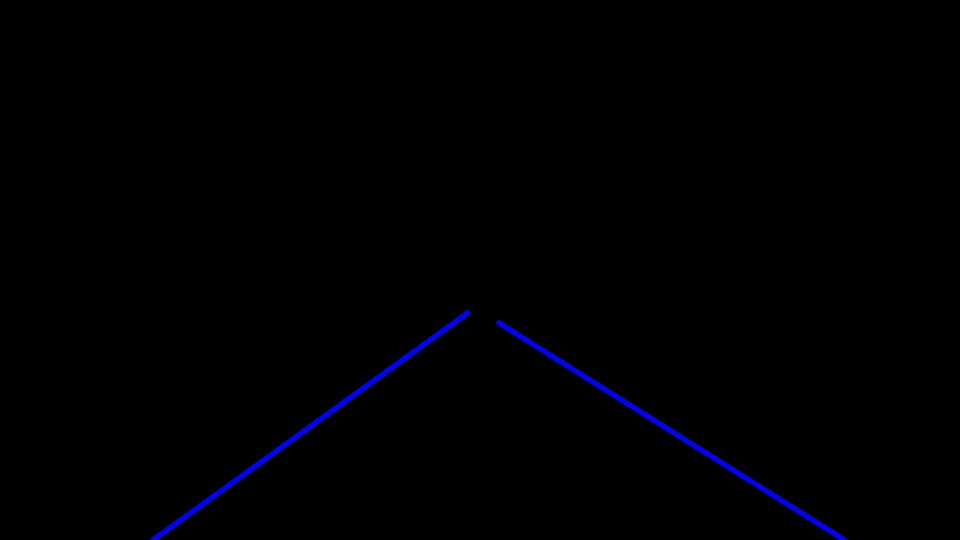
#> input picture test_images/solidYellowCurve_hough.jpg, 960 x 540 px; its folder holds only this picture in this run
$ jupyter execute --allow-errors P1.ipynb   (shell and % lines are left out)
#> lines starting #> are read from the running program, lines starting #| are printed output that depends on the picture; after the words box and inside, x2 and y2 are one past the last pixel; in counts of white or black regions, pixels touching at a corner belong together
# Self-Driving Car Engineer Nanodegree

## Project: **Finding Lane Lines on the Road**
***
In this project, you will use the tools you learned about in the lesson to identify lane lines on the road.  You can develop your pipeline on a series of individual images, and later apply the result to a video stream (really just a series of images). Check out the video clip "raw-lines-example.mp4" (also contained in this repository) to see what the output should look like after using the helper functions below.

Once you have a result that looks roughly like "raw-lines-example.mp4", you'll need to get creative and try to average and/or extrapolate the line segments you've detected to map out the full extent of the lane lines.  You can see an example of the result you're going for in the video "P1_example.mp4".  Ultimately, you would like to draw just one line for the left side of the lane, and one for the right.

In addition to implementing code, there is a brief writeup to complete. The writeup should be completed in a separate file, which can be either a markdown file or a pdf document. There is a [write up template](https://github.com/udacity/CarND-LaneLines-P1/blob/master/writeup_template.md) that can be used to guide the writing process. Completing both the code in the Ipython notebook and the writeup template will cover all of the [rubric points](https://review.udacity.com/#!/rubrics/322/view) for this project.

---
Let's have a look at our first image called 'test_images/solidWhiteRight.jpg'.  Run the 2 cells below (hit Shift-Enter or the "play" button above) to display the image.

**Note: If, at any point, you encounter frozen display windows or other confounding issues, you can always start again with a clean slate by going to the "Kernel" menu above and selecting "Restart & Clear Output".**

---

**The tools you have are color selection, region of interest selection, grayscaling, Gaussian smoothing, Canny Edge Detection and Hough Tranform line detection.  You  are also free to explore and try other techniques that were not presented in the lesson.  Your goal is piece together a pipeline to detect the line segments in the image, then average/extrapolate them and draw them onto the image for display (as below).  Once you have a working pipeline, try it out on the video stream below.**

---

<figure>

 <figcaption>
 <p></p>
 <p style="text-align: center;"> Your output should look something like this (above) after detecting line segments using the helper functions below </p>
 </figcaption>
</figure>
 <p></p>
<figure>

 <figcaption>
 <p></p>
 <p style="text-align: center;"> Your goal is to connect/average/extrapolate line segments to get output like this</p>
 </figcaption>
</figure>

**Run the cell below to import some packages.  If you get an `import error` for a package you've already installed, try changing your kernel (select the Kernel menu above --> Change Kernel).  Still have problems?  Try relaunching Jupyter Notebook from the terminal prompt.  Also, consult the forums for more troubleshooting tips.**

## Import Packages

[cell 1]
#importing some useful packages
import matplotlib.pyplot as plt
import matplotlib.image as mpimg
import numpy as np
import cv2

## Read in an Image

#> (a cell that did not finish here is left out)

## Ideas for Lane Detection Pipeline

**Some OpenCV functions (beyond those introduced in the lesson) that might be useful for this project are:**

`cv2.inRange()` for color selection
`cv2.fillPoly()` for regions selection
`cv2.line()` to draw lines on an image given endpoints
`cv2.addWeighted()` to coadd / overlay two images
`cv2.cvtColor()` to grayscale or change color
`cv2.imwrite()` to output images to file
`cv2.bitwise_and()` to apply a mask to an image

**Check out the OpenCV documentation to learn about these and discover even more awesome functionality!**

## Helper Functions

Below are some helper functions to help get you started. They should look familiar from the lesson!

[cell 3]
from collections import defaultdict
import math

def grayscale(img):
    """Applies the Grayscale transform
    This will return an image with only one color channel
    but NOTE: to see the returned image as grayscale
    (assuming your grayscaled image is called 'gray')
    you should call plt.imshow(gray, cmap='gray')"""
    return cv2.cvtColor(img, cv2.COLOR_RGB2GRAY)
    # Or use BGR2GRAY if you read an image with cv2.imread()
    # return cv2.cvtColor(img, cv2.COLOR_BGR2GRAY)

def canny(img, low_threshold, high_threshold):
    """Applies the Canny transform"""
    return cv2.Canny(img, low_threshold, high_threshold)

def gaussian_blur(img, kernel_size):
    """Applies a Gaussian Noise kernel"""
    return cv2.GaussianBlur(img, (kernel_size, kernel_size), 0)

def region_of_interest(img, vertices):
    """
    Applies an image mask.

    Only keeps the region of the image defined by the polygon
    formed from `vertices`. The rest of the image is set to black.
    `vertices` should be a numpy array of integer points.
    """
    #defining a blank mask to start with
    mask = np.zeros_like(img)

    #defining a 3 channel or 1 channel color to fill the mask with depending on the input image
    if len(img.shape) > 2:
        channel_count = img.shape[2]  # i.e. 3 or 4 depending on your image
        ignore_mask_color = (255,) * channel_count
    else:
        ignore_mask_color = 255

    #filling pixels inside the polygon defined by "vertices" with the fill color
    cv2.fillPoly(mask, vertices, ignore_mask_color)

    #returning the image only where mask pixels are nonzero
    masked_image = cv2.bitwise_and(img, mask)
    return masked_image

def extrapolate(lines, image_shape, decimals=0):
    """
    Compares the slopes of each line segment and merges them if the slopes are equal up
    to decimals precision
    """
    groups = defaultdict(list)
    for line in lines:
        for x1,y1,x2,y2 in line:
            slope = (y2-y1)/(x2-x1)
            if abs(slope) > 0.5:
                groups[round(slope, decimals)].append((x1,y1,x2,y2))

    get_coords = lambda n: (line[n] for line in group_lines)
    new_lines = np.empty((0,4), np.uint16)
    for slope, group_lines in groups.items():
        x1s = get_coords(0)
        y1s = get_coords(1)
        x2s = get_coords(2)
        y2s = get_coords(3)
        x1, x2 = min(x1s), max(x2s)
        y1, y2 =  (max(y1s), min(y2s)) if slope < 0 else (min(y1s), max(y2s))
        new_slope = (y2-y1)/(x2-x1)
        if y1 < y2:
            y2 = image_shape[0]
            x2 = np.uint16(x1 + (y2-y1)/new_slope)
        else:
            y1 = image_shape[0]
            x1 = np.uint16(x2 + (y1-y2)/new_slope)
        new_lines = np.vstack((new_lines, np.array([[x1,y1,x2,y2]])))
    return [new_lines]


def draw_lines(img, lines, color=[255, 0, 0], thickness=3):
    """
    NOTE: this is the function you might want to use as a starting point once you want to
    average/extrapolate the line segments you detect to map out the full
    extent of the lane (going from the result shown in raw-lines-example.mp4
    to that shown in P1_example.mp4).

    Think about things like separating line segments by their
    slope ((y2-y1)/(x2-x1)) to decide which segments are part of the left
    line vs. the right line.  Then, you can average the position of each of
    the lines and extrapolate to the top and bottom of the lane.

    This function draws `lines` with `color` and `thickness`.
    Lines are drawn on the image inplace (mutates the image).
    If you want to make the lines semi-transparent, think about combining
    this function with the weighted_img() function below
    """
    lines = extrapolate(lines, image.shape)
    for line in lines:
        for x1,y1,x2,y2 in line:
            cv2.line(img, (x1, y1), (x2, y2), color, thickness)

def hough_lines(img, rho, theta, threshold, min_line_len, max_line_gap):
    """
    `img` should be the output of a Canny transform.

    Returns an image with hough lines drawn.
    """
    lines = cv2.HoughLinesP(img, rho, theta, threshold, np.array([]), minLineLength=min_line_len, maxLineGap=max_line_gap)
    line_img = np.zeros((img.shape[0], img.shape[1], 3), dtype=np.uint8)
    draw_lines(line_img, lines)
    return line_img

# Python 3 has support for cool math symbols.

def weighted_img(img, initial_img, α=0.8, β=1., γ=0.):
    """
    `img` is the output of the hough_lines(), An image with lines drawn on it.
    Should be a blank image (all black) with lines drawn on it.

    `initial_img` should be the image before any processing.

    The result image is computed as follows:

    initial_img * α + img * β + γ
    NOTE: initial_img and img must be the same shape!
    """
    return cv2.addWeighted(initial_img, α, img, β, γ)

## Test Images

Build your pipeline to work on the images in the directory "test_images"
**You should make sure your pipeline works well on these images before you try the videos.**

[cell 4]
import os
os.listdir("test_images/")

## Build a Lane Finding Pipeline

Build the pipeline and run your solution on all test_images. Make copies into the `test_images_output` directory, and you can use the images in your writeup report.

Try tuning the various parameters, especially the low and high Canny thresholds as well as the Hough lines parameters.

[cell 5]
directory = "test_images/"
images = [f for f in os.listdir(directory) if ".jpg" in f]
filename = np.random.choice(images).split(".")[0]
image = mpimg.imread(f"{directory}{filename}.jpg")
#> image is the input picture: shape (540, 960, 3); mean R, G, B 0.1, 0.1, 2

[cell 6]
# TODO: Build your pipeline that will draw lane lines on the test_images
# then save them to the test_images_output directory.

imshape = image.shape
#> imshape = (540, 960, 3)
img = np.copy(image)
img = grayscale(img)
img = gaussian_blur(img, kernel_size=5)
cv2.imwrite(f"{directory}{filename}_gray_gaus_blue.jpg", img)
img = canny(img, low_threshold=50, high_threshold=150)
#> in canny, `return cv2.Canny(img, low_threshold, high_threshold)`: returned value: shape (540, 960); every value is 0
cv2.imwrite(f"{directory}{filename}_canny.jpg", img)
img = region_of_interest(img, np.array([[(0,imshape[0]),(450, 310), (490, 310), (imshape[1],imshape[0])]], dtype=np.int32))
#> in region_of_interest, `cv2.fillPoly(mask, vertices, ignore_mask_color)`:
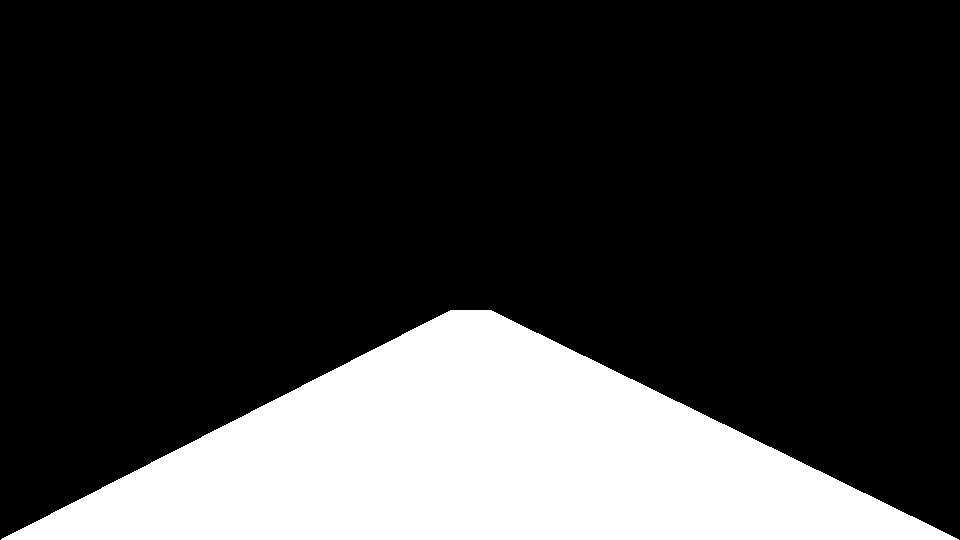
#> mask: shape (540, 960); 22.2% white; 1 white region, box (x1, y1, x2, y2) and area: (1, 310, 959, 540) 115115
cv2.imwrite(f"{directory}{filename}_region.jpg", img)
#> (the rest of this cell did not finish here and is left out)

#> in hough_lines, `lines = cv2.HoughLinesP(img, rho, theta, threshold, np.array([]), minL..`: lines = None
cv2.imwrite(f"{directory}{filename}_hough.jpg", img)
img = weighted_img(img, image)
cv2.imwrite(f"{directory}{filename}_final.jpg", img)
plt.imshow(img)
